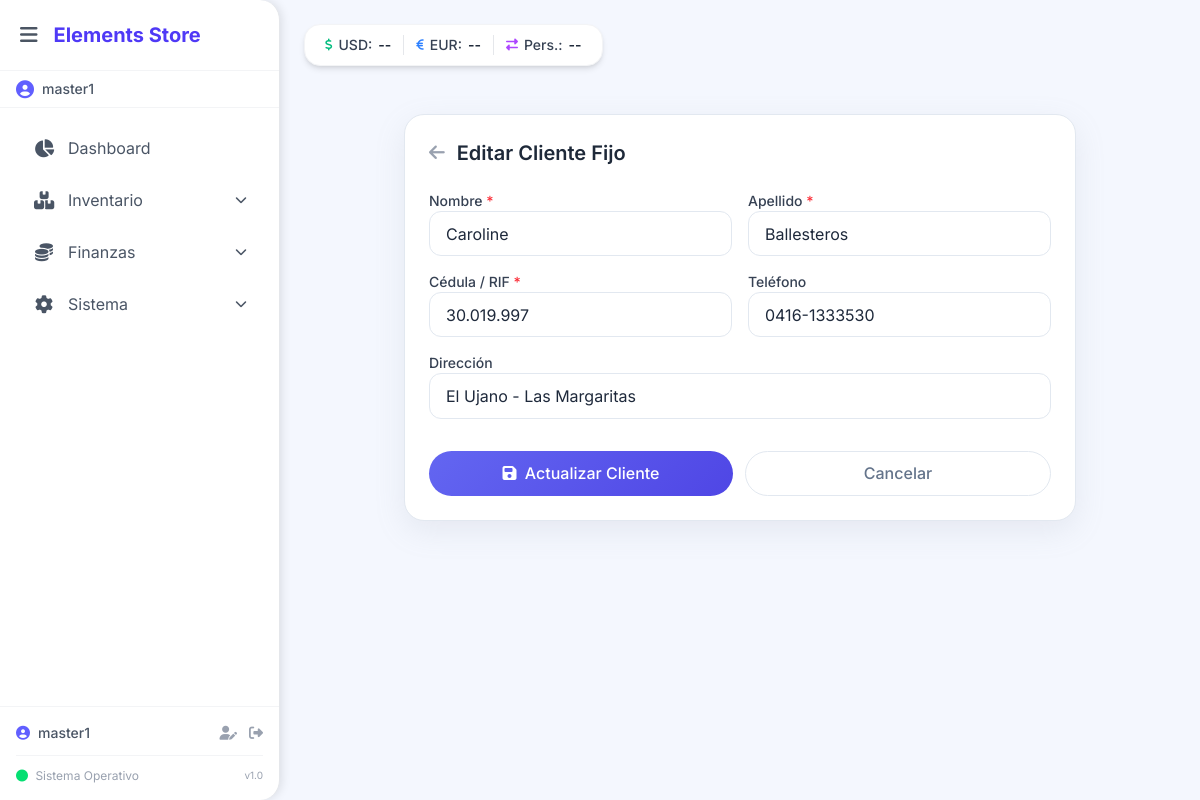
Screenshot of /admin/clientes/editar/1 (signed in) with the database file from the repository.
### models.py (models this page shows, shortened)
class Usuario(db.Model):
    __tablename__ = 'usuarios'
    id = db.Column(db.Integer, primary_key=True)
    username = db.Column(db.String(50), unique=True, nullable=False)
    email = db.Column(db.String(100), unique=True, nullable=False)
    password_hash = db.Column(db.String(200), nullable=False)
    rol = db.Column(db.String(20), default='Estándar')
    estado = db.Column(db.String(20), default='Activo')
    fecha_registro = db.Column(db.DateTime, default=now_venezuela)  # 🔥 MODIFICADO
    ultimo_login = db.Column(db.DateTime, nullable=True)

class Cliente(db.Model):
    __tablename__ = 'clientes'
    id = db.Column(db.Integer, primary_key=True)
    nombre = db.Column(db.String(50), nullable=False)
    apellido = db.Column(db.String(50), nullable=False)
    cedula = db.Column(db.String(20), unique=True, nullable=False)
    direccion = db.Column(db.String(200))
    telefono = db.Column(db.String(20))
    limite_credito = db.Column(db.Float, default=0.0)
    saldo_deudor = db.Column(db.Float, default=0.0)
    es_fijo = db.Column(db.Boolean, default=False)
    ventas = db.relationship('Venta', backref='cliente', lazy=True)
    creditos = db.relationship('Credito', backref='cliente', lazy=True)
    apartados = db.relationship('Apartado', backref='cliente', lazy=True)

### routes.py (the view)
@main_bp.route('/admin/clientes/editar/<int:id>')
@login_required
def admin_cliente_editar(id):
    cliente = Cliente.query.get_or_404(id)
    return render_template('cliente_editar.html', cliente=cliente)

### routes.py (called while the page is built, shortened)
def obtener_db_path():
    if getattr(sys, 'frozen', False):
        base_dir = os.path.dirname(sys.executable)
    else:
        base_dir = os.path.dirname(os.path.abspath(__file__))
    data_dir = os.path.join(base_dir, 'data')
    os.makedirs(data_dir, exist_ok=True)
    return os.path.join(data_dir, 'database.db')

def crear_tabla_usuarios_si_no_existe():
    db_path = obtener_db_path()
    if not os.path.exists(db_path):
        return

def crear_usuarios_master_si_no_existen():
    db_path = obtener_db_path()
    if not os.path.exists(db_path):
        return

def asegurar_tabla_usuarios():
    try:
        crear_tabla_usuarios_si_no_existe()
        crear_usuarios_master_si_no_existen()
        return True
    except Exception as e:
        print(f"❌ Error en asegurar_tabla_usuarios: {e}")
        import traceback
        traceback.print_exc()
        return False

def login_required(f):
    @wraps(f)
    def decorated_function(*args, **kwargs):
        if 'user_id' not in session:
            flash('Por favor, inicie sesión para acceder a esta página.', 'warning')
            return redirect(url_for('main.login'))
        try:
            asegurar_tabla_usuarios()
            usuario = Usuario.query.get(session['user_id'])
            if usuario:
                session['rol'] = usuario.rol
        except Exception as e:
            print(f"❌ Error en login_required: {e}")
            flash('Error al verificar credenciales. Intente nuevamente.', 'danger')
            session.clear()
            return redirect(url_for('main.login'))
        return f(*args, **kwargs)
    return decorated_function

### templates/cliente_editar.html (shortened to what this page needs)
{% extends "base.html" %}
{% block content %}
<div class="max-w-2xl mx-auto">
    <div class="card">
        <div class="flex items-center gap-3 mb-6">
            <a href="/admin/clientes" class="text-gray-400 hover:text-gray-600 transition-colors">
                <i class="fas fa-arrow-left text-lg"></i>
            </a>
            <h3 class="text-xl font-semibold text-gray-800">Editar Cliente Fijo</h3>
        </div>
        <form id="form-cliente-editar" class="grid grid-cols-1 md:grid-cols-2 gap-4">
            <div>
                <label class="block text-sm font-medium text-gray-700">Nombre <span class="text-red-500">*</span></label>
                <input type="text" id="cliente-nombre" class="input-field" value="{{ cliente.nombre }}" required>
            </div>
            <div>
                <label class="block text-sm font-medium text-gray-700">Apellido <span class="text-red-500">*</span></label>
                <input type="text" id="cliente-apellido" class="input-field" value="{{ cliente.apellido }}" required>
            </div>
            <div>
                <label class="block text-sm font-medium text-gray-700">Cédula / RIF <span class="text-red-500">*</span></label>
                <input type="text" id="cliente-cedula" class="input-field" value="{{ cliente.cedula }}" required>
            </div>
            <div>
                <label class="block text-sm font-medium text-gray-700">Teléfono</label>
                <input type="text" id="cliente-telefono" class="input-field" value="{{ cliente.telefono or '' }}">
            </div>
            <div class="md:col-span-2">
                <label class="block text-sm font-medium text-gray-700">Dirección</label>
                <input type="text" id="cliente-direccion" class="input-field" value="{{ cliente.direccion or '' }}">
            </div>
            <div class="md:col-span-2 flex space-x-3 mt-4">
                <button type="submit" class="btn-primary flex-1">
                    <i class="fas fa-save mr-1"></i> Actualizar Cliente
                </button>
                <a href="/admin/clientes" class="btn-secondary flex-1 text-center">
                    Cancelar
                </a>
            </div>
        </form>
    </div>
</div>
{% endblock %}

### templates/base.html (shortened to what this page needs)
<!DOCTYPE html>
<html lang="es">
<head>
    <script src="https://cdn.jsdelivr.net/npm/@tailwindcss/browser@4"></script>
    <link rel="stylesheet" href="https://cdnjs.cloudflare.com/ajax/libs/font-awesome/6.4.0/css/all.min.css">
    <link rel="stylesheet" href="{{ url_for('static', filename='css/style.css') }}">
</head>
<body class="bg-light-bg font-['Inter'] antialiased">
    <div class="flex h-screen overflow-hidden">
        <aside id="sidebar" class="bg-white shadow-xl flex flex-col">
            <div class="p-4 border-b border-gray-100 flex items-center justify-between">
                <div class="flex items-center space-x-3">
                    <button id="sidebar-toggle" aria-label="Toggle sidebar">
                        <i class="fas fa-bars"></i>
                    </button>
                    <div id="sidebar-title-container">
                        <h1 class="text-xl font-bold text-indigo-600 whitespace-nowrap">Elements Store</h1>
                    </div>
                </div>
            </div>
            {% if session.user_id %}
            <div class="px-4 py-2 border-b border-gray-100 flex items-center space-x-2 text-sm text-gray-600 sidebar-text sidebar-username">
                <i class="fas fa-user-circle text-indigo-500 text-lg"></i>
                <span class="font-medium truncate">{{ session.username }}</span>
            </div>
            {% endif %}
            <nav class="flex-1 p-4 space-y-1 overflow-y-auto">
                <a href="/dashboard" class="nav-link flex items-center px-4 py-3 rounded-2xl text-gray-600 hover:bg-indigo-50 hover:text-indigo-600 transition-all" data-modulo="dashboard">
                    <i class="fas fa-chart-pie w-6 text-center text-lg"></i>
                    <span class="ml-3 nav-text">Dashboard</span>
                </a>
                <div class="submenu-group">
                    <button class="submenu-toggle nav-link flex items-center justify-between w-full px-4 py-3 rounded-2xl text-gray-600 hover:bg-indigo-50 hover:text-indigo-600 transition-all">
                        <div class="flex items-center">
                            <i class="fas fa-boxes w-6 text-center text-lg"></i>
                            <span class="ml-3 nav-text">Inventario</span>
                        </div>
                        <i class="fas fa-chevron-down text-xs nav-text"></i>
                    </button>
                </div>
                <div class="submenu-group">
                    <button class="submenu-toggle nav-link flex items-center justify-between w-full px-4 py-3 rounded-2xl text-gray-600 hover:bg-indigo-50 hover:text-indigo-600 transition-all">
                        <div class="flex items-center">
                            <i class="fas fa-coins w-6 text-center text-lg"></i>
                            <span class="ml-3 nav-text">Finanzas</span>
                        </div>
                        <i class="fas fa-chevron-down text-xs nav-text"></i>
                    </button>
                </div>
                <div class="submenu-group">
                    <button class="submenu-toggle nav-link flex items-center justify-between w-full px-4 py-3 rounded-2xl text-gray-600 hover:bg-indigo-50 hover:text-indigo-600 transition-all">
                        <div class="flex items-center">
                            <i class="fas fa-cog w-6 text-center text-lg"></i>
                            <span class="ml-3 nav-text">Sistema</span>
                        </div>
                        <i class="fas fa-chevron-down text-xs nav-text"></i>
                    </button>
                </div>
            </nav>
            <div class="p-4 border-t border-gray-100 space-y-3">
                {% if session.user_id %}
                <div class="flex items-center justify-between text-sm text-gray-600 sidebar-text">
                    <div class="flex items-center space-x-2">
                        <i class="fas fa-user-circle text-indigo-500"></i>
                        <span class="font-medium truncate max-w-[100px] nav-text">{{ session.username }}</span>
                    </div>
                    <div class="flex items-center space-x-2 nav-text">
                        <a href="/profile" class="text-gray-400 hover:text-indigo-600 transition-colors" title="Mi Perfil">
                            <i class="fas fa-user-edit"></i>
                        </a>
                        <a href="/logout" class="text-gray-400 hover:text-red-500 transition-colors" title="Cerrar Sesión">
                            <i class="fas fa-sign-out-alt"></i>
                        </a>
                    </div>
                </div>
                <hr class="border-gray-100">
                {% endif %}
                <div class="text-xs text-gray-400 flex items-center justify-between sidebar-text">
                    <span><i class="fas fa-circle text-green-400 mr-1"></i> <span class="nav-text">Sistema Operativo</span></span>
                    <span class="text-[10px] opacity-50 nav-text">v1.0</span>
                </div>
            </div>
        </aside>
        <main id="main-content" class="bg-light-bg transition-colors duration-300">
            <div class="flex flex-wrap items-center justify-between gap-3 mb-6">
                <div class="flex flex-wrap items-center gap-3 text-sm bg-white px-5 py-2.5 rounded-2xl shadow-md border border-gray-100 transition-all duration-300 tasas-badge ml-auto md:ml-0">
                    <span class="flex items-center gap-1.5 text-gray-700">
                        <i class="fas fa-dollar-sign text-emerald-500 text-xs"></i>
                        <span class="font-medium">USD:</span>
                        <span id="tasa-usd-val" class="font-semibold text-gray-800">--</span>
                    </span>
                    <span class="flex items-center gap-1.5 text-gray-700">
                        <i class="fas fa-euro-sign text-blue-500 text-xs"></i>
                        <span class="font-medium">EUR:</span>
                        <span id="tasa-eur-val" class="font-semibold text-gray-800">--</span>
                    </span>
                    <span class="flex items-center gap-1.5 text-gray-700">
                        <i class="fas fa-exchange-alt text-purple-500 text-xs"></i>
                        <span class="font-medium">Pers.:</span>
                        <span id="tasa-pers-val" class="font-semibold text-gray-800">--</span>
                    </span>
                </div>
            </div>
            <div class="p-4 md:p-6">
                {% block content %}{% endblock %}
            </div>
        </main>
    </div>
</body>
</html>

### static/css/style.css (style rules this page uses)
:root { --bg-body: #F4F7FE; --bg-card: #FFFFFF; --bg-sidebar: #FFFFFF; --bg-input: #FFFFFF; --bg-hover: #EEF2FF; --text-primary: #1E293B; --text-secondary: #64748B; --text-muted: #94A3B8; --border-color: #E2E8F0; --shadow-color: rgba(149, 157, 165, 0.15); --shadow-dark: rgba(0, 0, 0, 0.05); --accent: #6366F1; --accent-hover: #4F46E5; --accent-light: #EEF2FF; }
* { box-sizing: border-box; }
body { background-color: var(--bg-body); font-family: 'Inter', sans-serif; color: var(--text-primary); transition: background-color 0.3s ease, color 0.3s ease; }
#sidebar-toggle { color: var(--text-secondary); transition: all 0.2s ease; }
.card { background: var(--bg-card); border-radius: 20px; box-shadow: 0px 10px 30px var(--shadow-color); padding: 1.5rem; transition: transform 0.2s ease, background-color 0.3s ease, box-shadow 0.3s ease; border: 1px solid var(--border-color); }
.btn-primary { background: linear-gradient(135deg, var(--accent), var(--accent-hover)); color: white; border: none; padding: 0.6rem 1.5rem; border-radius: 9999px; font-weight: 500; transition: all 0.2s ease; cursor: pointer; }
.btn-secondary { background: var(--bg-card); color: var(--text-secondary); border: 1px solid var(--border-color); padding: 0.6rem 1.5rem; border-radius: 9999px; font-weight: 500; transition: all 0.2s ease; cursor: pointer; }
.input-field { background-color: var(--bg-input); color: var(--text-primary); border: 1px solid var(--border-color); border-radius: 12px; padding: 0.6rem 1rem; width: 100%; transition: border-color 0.2s ease, background-color 0.3s ease; }
.input-field::placeholder { color: var(--text-muted); }
.transition-all { transition: all 0.3s ease-in-out; }

### templates/base.html (style rules this page uses)
.submenu-toggle { cursor: pointer; user-select: none; }
.submenu-toggle .fa-chevron-down { transition: transform 0.3s ease; }
#sidebar { transition: width 0.3s ease-in-out; width: 280px; flex-shrink: 0; background: white; box-shadow: 2px 0 10px rgba(0,0,0,0.1); display: flex; flex-direction: column; height: 100vh; overflow-y: auto; border-right: 1px solid #e5e7eb; border-radius: 0 20px 20px 0; }
#sidebar-toggle { font-size: 1.25rem; color: #4B5563; background: none; border: none; cursor: pointer; padding: 0.25rem; border-radius: 6px; transition: background 0.2s; }
#main-content { flex: 1; overflow-y: auto; padding: 1rem; transition: margin-left 0.3s ease; }
@media (min-width: 768px) { #main-content { padding: 1.5rem; } }
.tasas-badge { font-size: 0.875rem; }

### rows the page displays
Usuario: username "master1"
Cliente: nombre "Caroline", apellido "Ballesteros", cedula "30.019.997", telefono "0416-1333530", direccion "El Ujano - Las Margaritas"
